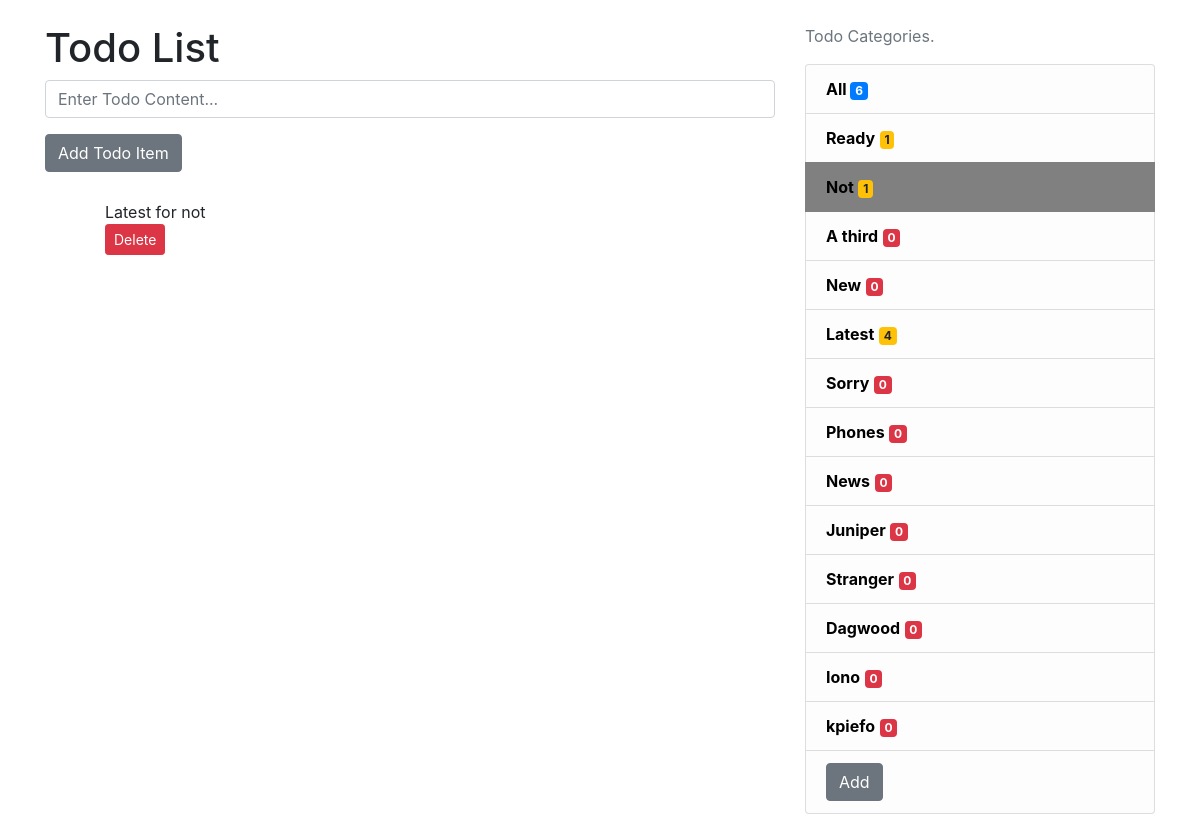
The app's page /todoapp/Not/ with its own data.
### todoapp/models.py (models this page shows)
class TodoListItem(models.Model):
    content = models.TextField()
    category = models.ForeignKey(TodoCategory, on_delete=models.CASCADE, default=1, related_name='items')
    username = models.CharField(max_length=30, default=1)

class TodoCategory(models.Model):
    name = models.CharField(max_length=30, unique=True)

### todoapp/views.py (the view)
# urls.py: path('', todoappView),
def todoappView(request, category_name=None):
    disabled = "disabled"
    all_todo_items = TodoListItem.objects.all()
    categories = TodoCategory.objects.all()
    category = None
    if category_name:
        category = TodoCategory.objects.filter(name=category_name)[0]
        disabled = ""
    print()
    return render(request, 'todolist.html',
    {'all_items':all_todo_items, "category":category, "disabled":disabled, "categories": categories})

### todoapp/templatetags/extras.py (called while the page is built)
@register.filter(name='color')
def color(num):
    num = len(num)
    if not num:
        return "danger"
    if 1 <= num <= 5:
        return "warning"
    if 5 < num <= 15:
        return "primary"
    else:
        return "success"

### templates/todolist.html (shortened to what this page needs)
<!DOCTYPE html>
<html lang="en">
<head>
    <link rel="stylesheet" href="https://stackpath.bootstrapcdn.com/bootstrap/4.5.0/css/bootstrap.min.css">
    {% load extras %}
</head>
<body>
    <div class="container">
        <div class="row mt-4">
            <div class="col-md-8">
                <h1>Todo List</h1>
                <form action="/addTodoItem/{{ category.name }}/" method = "post">{% csrf_token %}
                    <div class="form-group">
                        <input type="text" name="content" class="form-control" {{ disabled }} placeholder="Enter Todo Content..." required>
                    </div>
                    <div class="form-group">
                        <input type="submit" value="Add Todo Item" class="btn btn-secondary">
                    </div>
                </form>
                <ul class="list-group-flush">
                    {% if category %}
                    {% for i in category.items.all %}
                    <li class="list-group-item">{{i.content}}
                    <form action="/deleteTodoItem/{{i.id}}/{{ category.name }}/" method = "post" class="form-row">{% csrf_token %}
                        <div class="col-auto">
                            <input class="btn btn-danger btn-sm" type="submit" value="Delete">
                        </div>
                    </form>
                    </li>
                    {% endfor %}
                    {% endif %}
                </ul>
            </div>
            <aside class="col-md-4">
                <p class='text-muted'>Todo Categories.
                    <ul class="list-group">
                        <li class="list-group-item list-group-item-light"><a href="/todoapp/" class="font-weight-bold">All </a> <span class="badge badge-{{ all_items|color }}">{{ all_items|length }}</span></li>
                    {% for categorie in categories %}
                    <li class="list-group-item list-group-item-light {% if category == categorie %}active{% endif %}"><a href="/todoapp/{{categorie.name}}" class="font-weight-bold">{{ categorie.name }}</a> <span class="badge badge-{{categorie.items.all|color}}">{{ categorie.items.count }}</span></li>
                    {% endfor %}
                    <li id="category" class="list-group-item list-group-item-light">
                        <div class="form-row">
                            <div class="col-auto">
                                <input type="submit" value="Add" class="btn btn-secondary" id="add-category">
                            </div>
                        </div>
                    </li>
                    </ul>
                  </p>
            </aside>
        </div>
    </div>
</body>
</html>

### templates/todolist.html (style rules this page uses)
a { text-decoration: none; color: initial; }
.active { background-color: gray !important; border-color: gray !important; }

### records on screen
TodoListItem: content "Latest for not"
TodoCategory: name "Ready", items.count "1"
TodoCategory: name "Not", items.count "1"
TodoCategory: name "A third", items.count "0"
TodoCategory: name "New", items.count "0"
TodoCategory: name "Latest", items.count "4"
TodoCategory: name "Sorry", items.count "0"
TodoCategory: name "Phones", items.count "0"
TodoCategory: name "News", items.count "0"
TodoCategory: name "Juniper", items.count "0"
TodoCategory: name "Stranger", items.count "0"
TodoCategory: name "Dagwood", items.count "0"
TodoCategory: name "Iono", items.count "0"
TodoCategory: name "kpiefo", items.count "0"

### other values on screen
{{ all_items|length }} "6"
